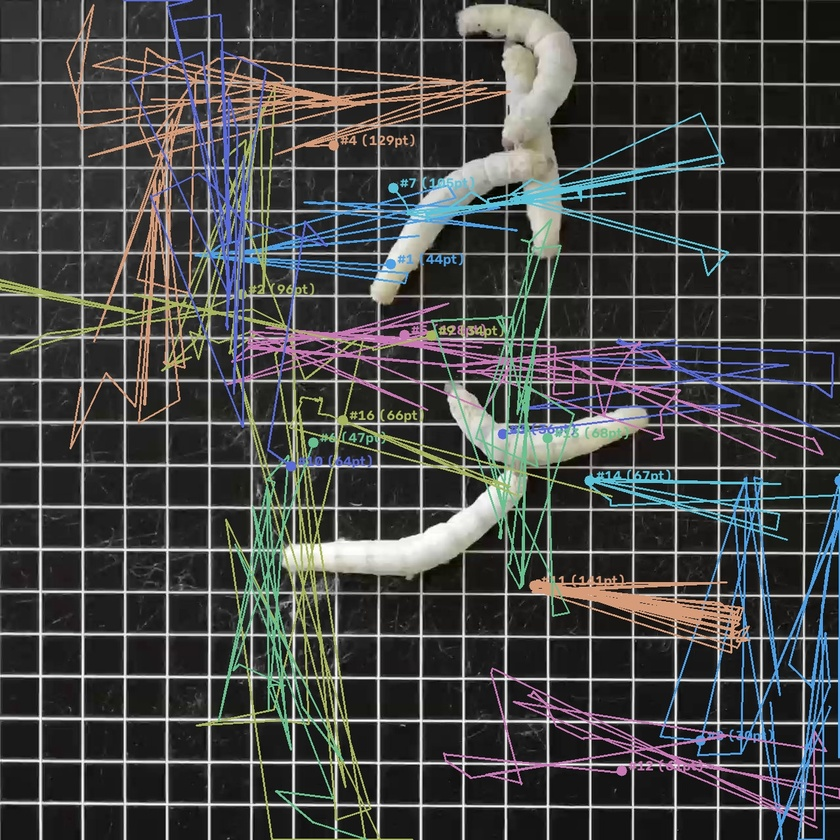
#> input picture data/projects/sample1_overview.jpg, 840 x 840 px, shrunk from 1280 x 1280 before the run
$ python compare_density.py ../data/projects/sample1_overview.jpg '../data/projects/参考图.png'
#> lines starting #> are read from the running program, lines starting #| are printed output that depends on the picture
# -*- coding: utf-8 -*-
"""亮度/密度对照：参考图 vs 当前单格渲染。

用法：python _backup\compare_density.py <参考图> <截图> x0 y0 x1 y1
"""

import sys
from PIL import Image

ref_path = sys.argv[1]
shot_path = sys.argv[2]
box = tuple(int(v) for v in sys.argv[3:7]) if len(sys.argv) > 6 else None


def stats(img, label, box=None):
    if box:
        img = img.crop(box)
    g = img.convert('L')
    px = list(g.getdata())
    n = len(px)
    mean = sum(px) / n
    lit = sum(1 for v in px if v > 90) / n
    dark = sum(1 for v in px if v < 12) / n
    print(f'{label}: size={img.size} mean={mean:.1f} lit>90={lit*100:.1f}% black<12={dark*100:.1f}%')


ref = Image.open(ref_path)
#> ref is the input picture: PIL image 840x840 RGB; mean R, G, B 69.6, 70.5, 69.5
stats(ref, 'reference')
#> in stats, `g = img.convert('L')`:
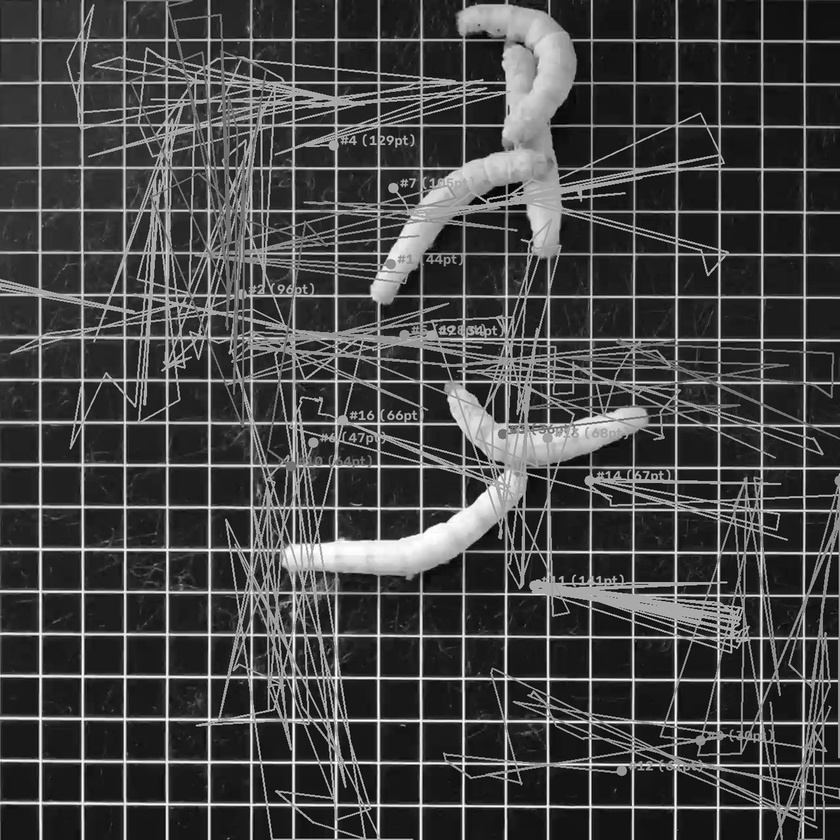
#> g: PIL image 840x840 L; min 0, max 255, mean 70.1
#> in stats, `px = list(g.getdata())`: px = 705600 items
#> in stats, `n = len(px)`: n = 705600
#> in stats, `mean = sum(px) / n`: mean = 70.07
#> in stats, `lit = sum(1 for v in px if v > 90) / n`: lit = 0.275
#> in stats, `dark = sum(1 for v in px if v < 12) / n`: dark = 0.00388
#| reference: size=(840, 840) mean=70.1 lit>90=27.5% black<12=0.4%
if box:
    stats(Image.open(shot_path), 'render crop', box)
else:
    stats(Image.open(shot_path), 'render')
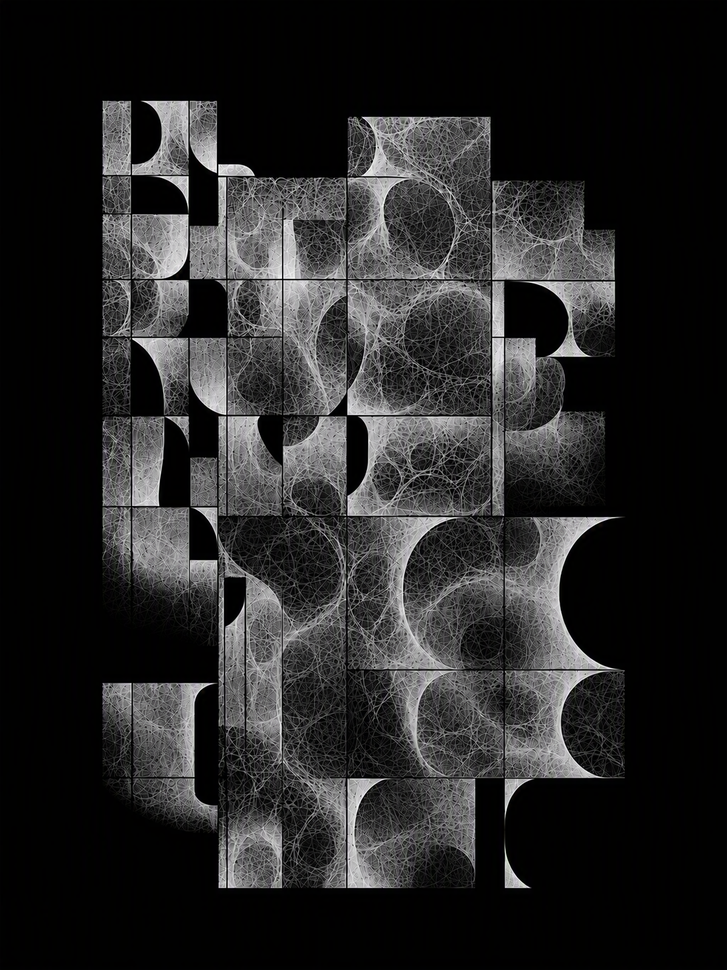
#> input picture data/projects/参考图.png, 727 x 970 px, shrunk from 1086 x 1448 before the run
#| render: size=(727, 970) mean=39.4 lit>90=20.2% black<12=57.8%
